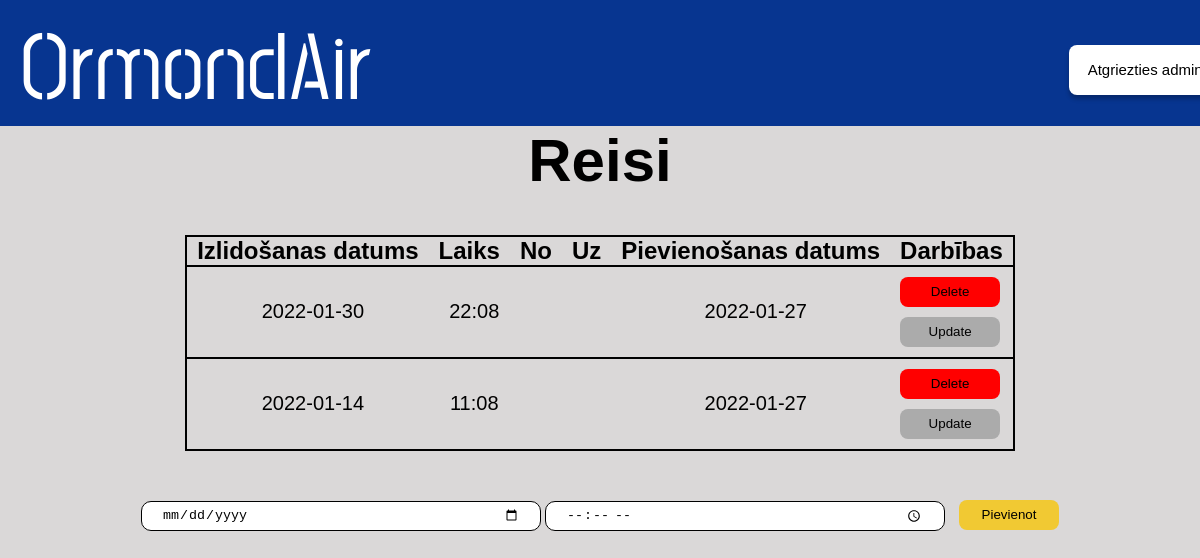
/admin/reisi, run on an earlier commit of the app's database.
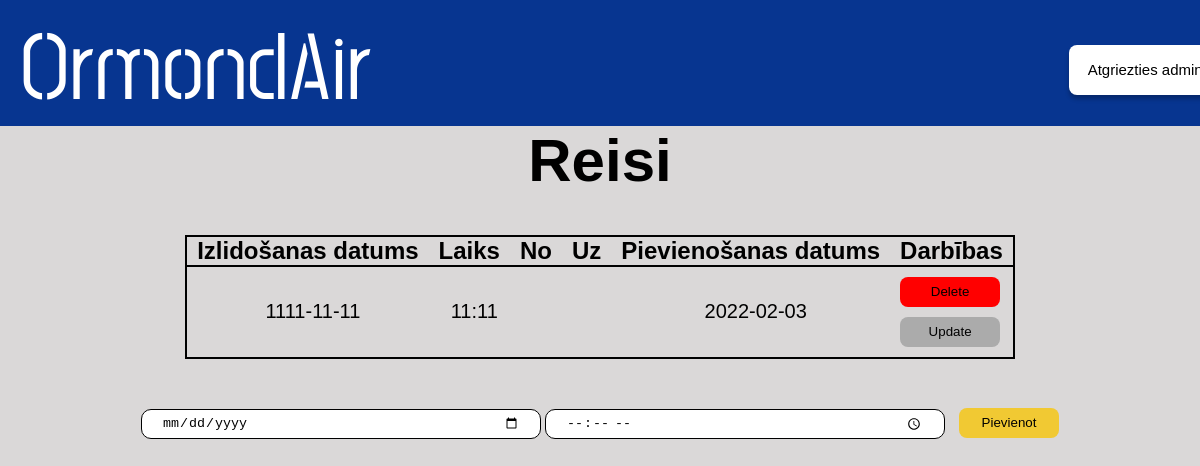
And on a later commit of the database.
### main.py (models this page shows, shortened)
class Reis(db.Model):
    id = db.Column(db.Integer, primary_key=True)
    datums = db.Column(db.String(200), nullable=False)
    laiks = db.Column(db.String(200), nullable=False)
    date_created = db.Column(db.DateTime, default=datetime.utcnow)

### main.py (the view)
@app.route('/admin/reisi', methods=['POST', 'GET'])
def reis():
  if request.method == 'POST':
    new_reis = Reis(datums=request.form['datums'],laiks = request.form['laiks'])
    try:
      db.session.add(new_reis)
      db.session.commit()
      return redirect('/admin/reisi')
    except:
      return "Draugi nav labi!"
  else:
      tasks = Reis.query.order_by(Reis.date_created).all()
      return render_template("adminreisi.html", tasks=tasks)

### templates/adminreisi.html (shortened to what this page needs)
<!DOCTYPE html>
<html lang="en">
  <head>
    <link href="/static/css/stylesheet.css" rel="stylesheet" />
  </head>
  <body>
    <div class="augsejaisBaneris">
      <a href="/">
        <h1 class="homePage">OrmondAir</h1>
      </a>
      <a href="/admin">
        <button id="atgriezties_admin">Atgriezties admin</button>
      </a>
    </div>
    <div class="apaksejaisBaneris">
      <h1 id="virsraksts">Reisi</h1>
      {% if tasks|length < 1 %}
      <h4 id="apaksraksts">Nav pievienots neviens reis! </h4>
      {% else %}
      <table class="tabula">
        <tr class="tabula">
          <th class="teksts">Izlidošanas datums</th>
          <th class="teksts">Laiks</th>
          <th class="teksts">No</th>
          <th class="teksts">Uz</th>
          <th class="teksts">Pievienošanas datums</th>
          <th class="teksts">Darbības</th>
        </tr>
        {% for task in tasks %}
          <tr class="tabula">
            <td class="dbteksts">{{ task.datums }}</td>
            <td class="dbteksts">{{ task.laiks }}</td>
            <td class="dbteksts">{{ task.content }}</td>
            <td class="dbteksts">{{ task.content }}</td>
            <td class="dbteksts">{{ task.date_created.date() }}</td>
            <td>
              <a href="/delete_reisi/{{task.id}}"><button id=dzest>Delete</button></a>
              <br>
              <a href="/update_reisi/{{task.id}}"><button id=labot>Update</button></a>
            </td>
          </tr>
        {% endfor %}
      </table>
      {% endif %}
      <form action="/admin/reisi" method="POST" id="form">
        <input class="input" type="date" min="date" type="text" name="datums" id="datums" placeholder="datums" required>
        <input class="input" type="time" type="text" name="laiks" id="laiks" placeholder="laiks" required>
        <input type="submit" value="Pievienot" id="pievienot">
      </form>
  </body>
</html>

What changed in the data, as far as the page shows it:
removed Reis: datums "2022-01-30", laiks "22:08", date_created "2022-01-27"
removed Reis: datums "2022-01-14", laiks "11:08", date_created "2022-01-27"
added Reis: datums "1111-11-11", laiks "11:11", date_created "2022-02-03"
